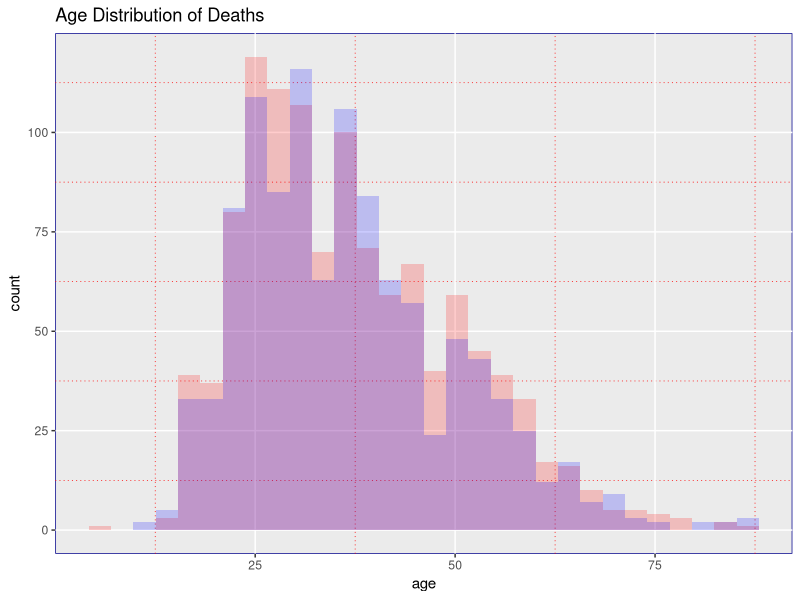
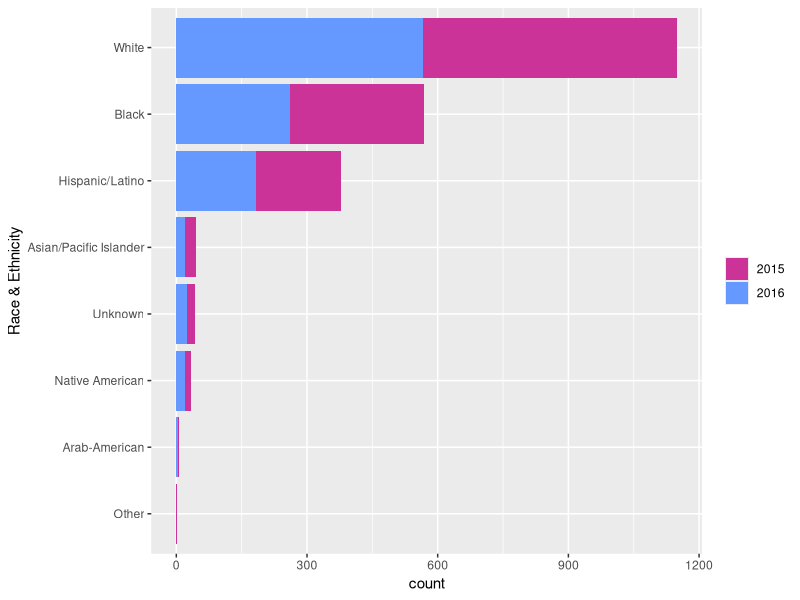
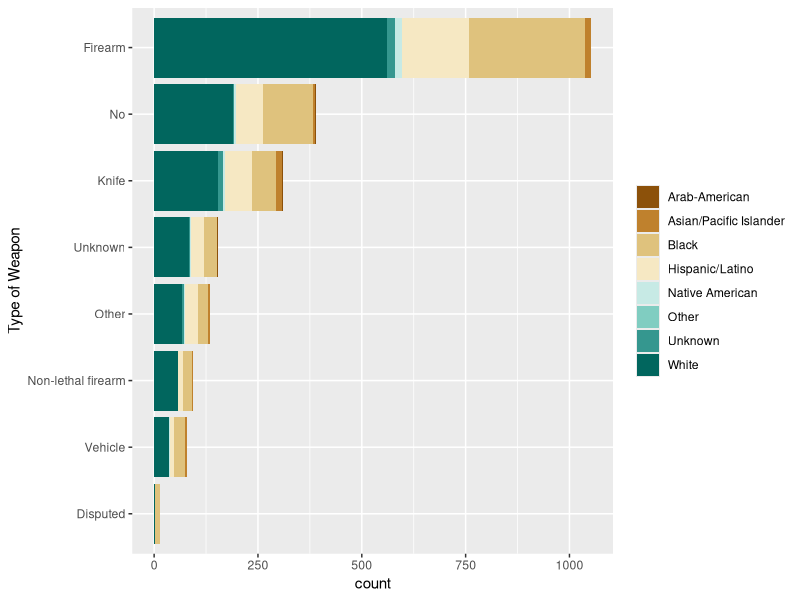
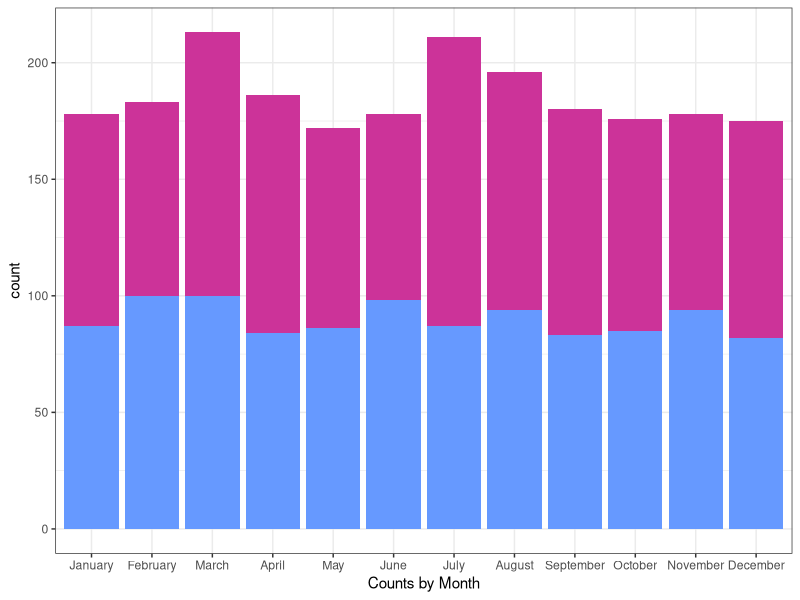
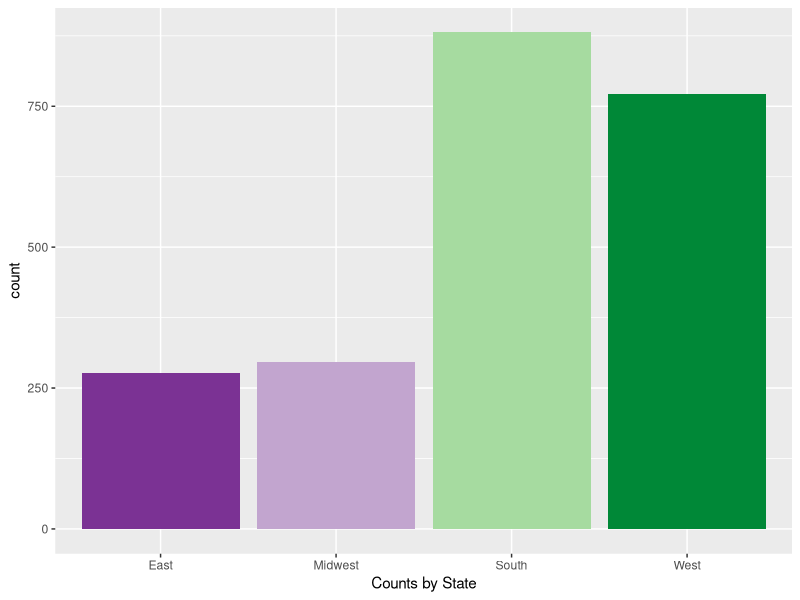
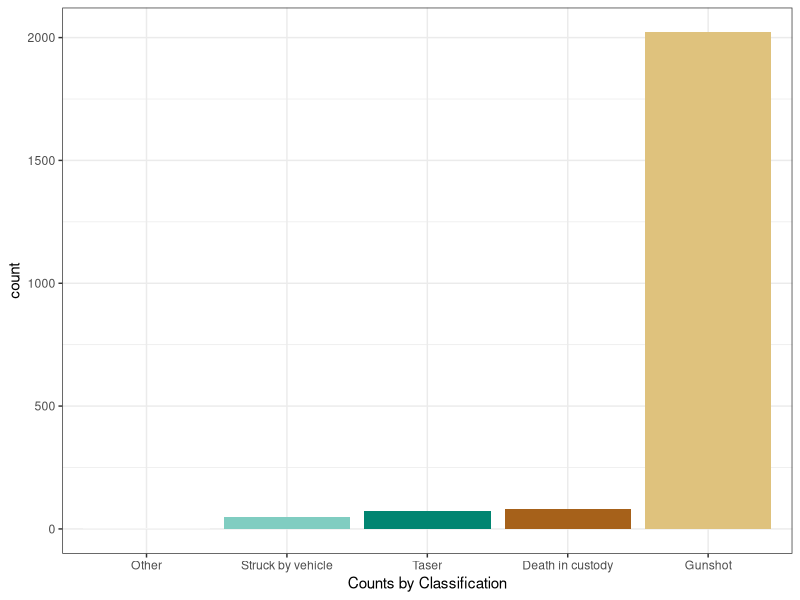
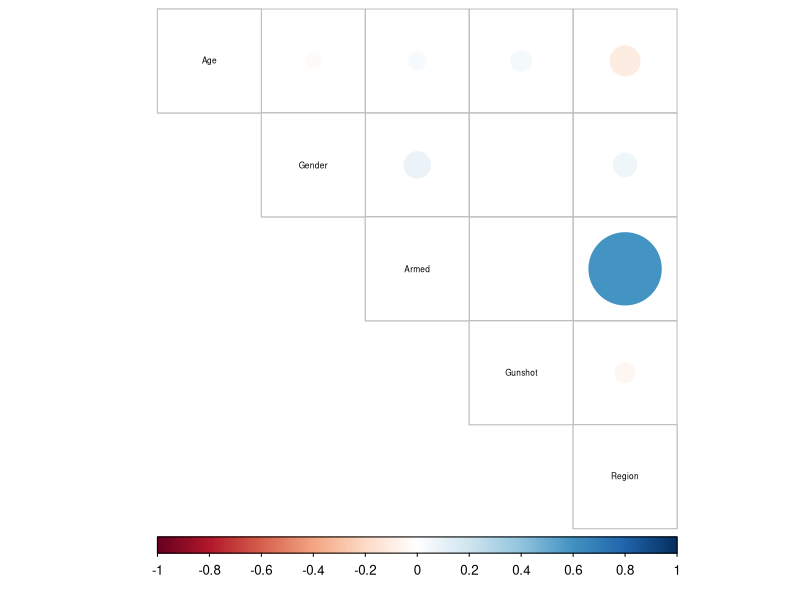

The R source for these figures, in order:
## ---- chunk 1
knitr::opts_chunk$set(warning=FALSE, message=FALSE)
## ---- chunk 2
library(reshape)
library(stringr)
library(ggplot2)
library(corrplot)
library(plyr)

reorder_size <- function(x) {
  factor(x, levels = names(sort(table(x))))
}
## ---- chunk 3
setwd("~/Documents/Repositories/datascience/Kaggle/Police")
data15 = read.csv("2015.csv", header = TRUE)
data16 = read.csv("2016.csv", header = TRUE)

pdata = rbind(data15, data16)
## ---- chunk 4
pdata$age = as.numeric(as.character(pdata$age))
ggplot(pdata, aes(x=age)) +
  geom_histogram(data=subset(pdata,year == '2015'),fill = "red", alpha = 0.2) +
  geom_histogram(data=subset(pdata,year == '2016'),fill = "blue", alpha = 0.2) +
  ggtitle("Age Distribution of Deaths") + 
  theme(panel.grid.minor = element_line(colour = "red", linetype = "dotted"), panel.background = element_rect(colour = "darkblue"))
## ---- chunk 5
summary(pdata$age)
## ---- chunk 6
pdata$age[is.na(pdata$age)==TRUE] = mean(na.omit(pdata$age))
## ---- chunk 7
table(pdata$gender)
pdata$genderN = 1
pdata$genderN[pdata$gender=="Female"] = 0
## ---- chunk 8
ggplot(pdata, aes(reorder_size(raceethnicity), fill=factor(year))) +
  geom_bar() +
  xlab("Race & Ethnicity") +
  guides(fill=guide_legend(title=NULL)) +
  scale_fill_manual(values=c("#CC3399", "#6699FF")) +
  coord_flip()
## ---- chunk 9
ggplot(pdata, aes(reorder_size(armed), fill=raceethnicity)) +
  geom_bar() +
  xlab("Type of Weapon") +
  guides(fill=guide_legend(title=NULL)) +
  scale_fill_brewer(palette="BrBG") +
  coord_flip()
## ---- chunk 10
pdata$armedN = 1
pdata$armedN[pdata$armed=="No"] = 0
table(pdata$armedN)
## ---- chunk 11
pdata$month = factor(pdata$month,levels=month.name)
ggplot(pdata, aes(x=month, fill=factor(year))) +
  geom_bar() +
  xlab("Counts by Month") +
  theme_bw() +
  scale_fill_manual(values=c("#CC3399", "#6699FF")) +
  guides(fill=FALSE)
## ---- chunk 12
lookup = c(AK="West", AZ="West", CA="West", CO="West", HI="West", ID="West", MT="West", ND="West", NM="West", NV="West", OR="West", SD="West", UT="West", WA="West", WY="West", AL="South", AR="South", FL="South", GA="South", KY="South", LA="South", MO="South", MS="South", NC="South", OK="South", SC="South", TN="South", TX="South", WV="South", CT = "East", DC="East", DE="East", MA="East", MD="East", ME="East", NH="East", NJ="East", NY="East", PA="East", RI="East", VA="East", VT="East", IA="Midwest", IL="Midwest", IN="Midwest", KS="Midwest", MI="Midwest", MN="Midwest", NE="Midwest", OH="Midwest", WI="Midwest")

pdata$Region = lookup[pdata$state]

ggplot(pdata, aes(x=Region, fill=Region)) +
  geom_bar() +
  xlab("Counts by State") +
  scale_fill_brewer(palette="PRGn") +
  guides(fill=FALSE)
## ---- chunk 13
pdata$RegionN = 0
pdata$RegionN[pdata$Region=="West"] = 1
pdata$RegionN[pdata$Region=="MidWest"] = 2
pdata$RegionN[pdata$Region=="South"] = 3
pdata$RegionN[pdata$Region=="East"] = 4
## ---- chunk 14
ggplot(pdata, aes(reorder_size(classification), fill=classification)) +
  geom_bar() +
  xlab("Counts by Classification") +
  theme_bw() +
  scale_fill_brewer(palette="BrBG") +
  guides(fill=FALSE)
## ---- chunk 15
pdata$gunshotN = 0
pdata$gunshotN[pdata$classification=="Gunshot"] = 1
table(pdata$gunshotN)
## ---- chunk 16
t = table(pdata$lawenforcementagency)
t = as.data.frame(t)
colnames(t) = c("Department", "Counts")
head(arrange(t, desc(t$Counts)),10)
## ---- chunk 17
pdata_num = pdata[, sapply(pdata, is.numeric)]
pdata_num = pdata_num[,c(-1,-3,-4)]
colnames(pdata_num) = c("Age", "Gender", "Armed", "Gunshot", "Region")
M = cor(pdata_num, use="pairwise.complete.obs")
corrplot(M, cl.pos="b", tl.pos="d", tl.col = "black", tl.cex=0.5, type="upper")
